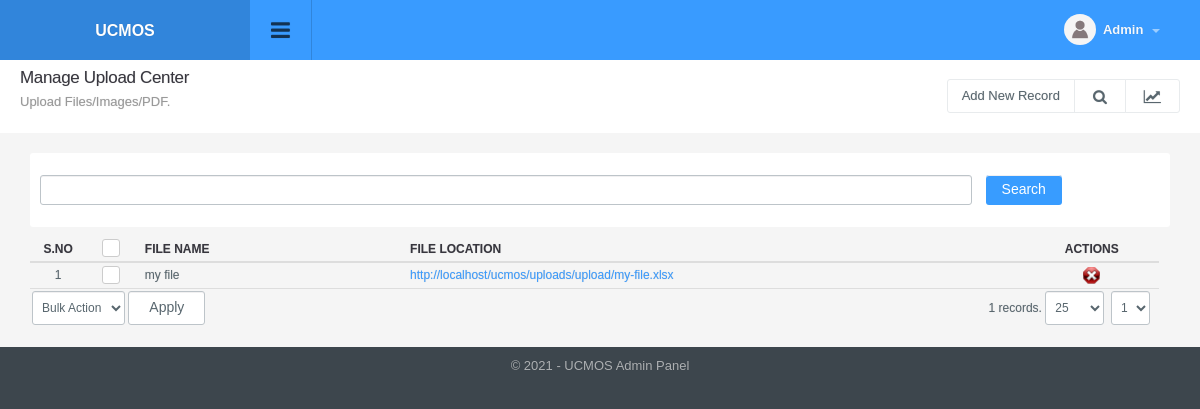
/upload_manage.php (signed in), run on the app's committed database.
### tables this page shows
CREATE TABLE `config_variable` (
  `id` int(11) NOT NULL,
  `config_type_id` int(11) NOT NULL,
  `title` varchar(512) NOT NULL,
  `notes` varchar(512) NOT NULL,
  `type` varchar(200) NOT NULL,
  `default_values` text NOT NULL,
  `key` varchar(200) NOT NULL,
  `value` text NOT NULL,
  `sortorder` int(11) NOT NULL
);

CREATE TABLE `uploads` (
  `id` int(11) NOT NULL,
  `filename` varchar(200) NOT NULL,
  `filelocation` varchar(200) NOT NULL
);

### include/utility.php (called while the page is built, shortened)
<?php
function get_config($var){
	global $dblink;
	$sql="select value from config_variable where `key`='".slash($var)."'";
	$resConfig=doquery($sql,$dblink);
	if(numrows($resConfig)>0){
		while($rowConfig=dofetch($resConfig))
			return unslash($rowConfig["value"]);
	}
}
$site_title=get_config("site_title");
$site_url=get_config("site_url");
$file_upload_url=$site_url."/uploads/";
function slash($str){
	if(!is_array($str))
		return utf8_encode(addslashes($str));
	else{
		for($i=0; $i<count($str); $i++)
			$str[$i]=slash($str[$i]);
		return $str;
	}
}
function unslash($str){
	return stripslashes(utf8_decode($str));
	}

### include/db.php (called while the page is built, shortened)
<?php
function doquery($qr,$lnk){
	@$res=mysqli_query($lnk,$qr) or die($qr." - ".mysqli_error($lnk));
	return $res;
}
function dofetch($rs){
	@$rec=mysqli_fetch_array($rs);
	return $rec;
}
function numrows($rs){
	return mysqli_num_rows($rs);
}

### modules/upload/list.php (the view, shortened to what this page needs)
<?php
$q="";
$extra='';
$is_search=false;
if(isset($_SESSION["upload_manage"]["q"]))
	$q=$_SESSION["upload_manage"]["q"];
else
	$q="";
?>
<div class="page-header">
	<h1 class="title">Manage Upload Center</h1>
  	<ol class="breadcrumb">
    	<li class="active">Upload Files/Images/PDF.</li>
  	</ol>
  	<div class="right">
    	<div class="btn-group" role="group" aria-label="...">
        	<a href="upload_manage.php?tab=add" class="btn btn-light editproject">Add New Record</a> <a id="topstats" class="btn btn-light" href="#"><i class="fa fa-search"></i></a> <a class="btn btn-light" href="#"><i class="fa fa-line-chart"></i></a>
        </div>
  	</div>
</div>
<ul class="topstats clearfix search_filter"<?php if($is_search) echo ' style="display: block"';?>>
	<li class="col-xs-12 col-lg-12 col-sm-12">
        <div>
        	<form class="form-horizontal" action="" method="get">
                <div class="col-sm-10 col-xs-8">
                  <input type="text" title="Enter String" value="<?php echo $q;?>" name="q" id="search" class="form-control" >
                </div>
                <div class="col-sm-1 col-xs-2">
                    <input type="submit" class="btn btn-default btn-l" value="Search" alt="Search Record" title="Search Record" />
                </div>
          	</form>
        </div>
  	</li>
</ul>
<div class="panel-body table-responsive">
	<table class="table table-hover list">
    	<thead>
            <tr>
                <th width="5%" class="text-center">S.no</th>
                <th class="text-center" width="5%"><div class="checkbox checkbox-primary">
                    <label for="select_all"></label></div></th>
                <th>File Name</th>
                <th>File Location</th>
                <th style="text-align:center">Actions</th>
            </tr>
    	</thead>
    	<tbody>
			<?php
			$sql="select * from uploads where 1 $extra order by id desc";
            $rs=show_page($rows, $pageNum, $sql);
            if(numrows($rs)>0){
                $sn=1;
                while($r=dofetch($rs)){
                    ?>
                    <tr>
                        <td class="text-center"><?php echo $sn;?></td>
                        <td class="text-center"><div class="checkbox margin-t-0 checkbox-primary">
                            <label for="<?php echo "rec_".$sn?>"></label></div>
                        </td>
                        <td><?php echo unslash($r["filename"]); ?></td>
                        <td><a href="<?php echo $file_upload_url."upload/".unslash($r["filelocation"]); ?>" target="_blank">
						<font><?php echo $file_upload_url."upload/".unslash($r["filelocation"]); ?></font></a>
                   		</td>
                        <td align="center">
                            <a onclick="return confirm('Are you sure you want to delete')" href="upload_manage.php?id=<?php echo $r['id'];?>&amp;tab=delete"><img title="Delete Record" alt="Delete" src="images/delete.png"></a>
                        </td>
                    </tr>
                    <?php
                    $sn++;
                }
                ?>
                <tr>
                    <td colspan="3" class="actions">
                        <select name="bulk_action" id="bulk_action" title="Choose Action">
                            <option value="null">Bulk Action</option>
                        </select>
                        <input type="button" name="apply" value="Apply" id="apply_bulk_action" class="btn btn-light" title="Apply Action"  />
                    </td>
                    <td colspan="2" class="paging" title="Paging" align="right"><?php echo pages_list($rows, "upload", $sql, $pageNum)?></td>
                </tr>
                <?php
            }
            else{
                ?>
                <tr>
                    <td colspan="8"  class="no-record">No Result Found</td>
                </tr>
                <?php
            }
            ?>
    	</tbody>
  	</table>
</div>

### include/header.php (shortened to what this page needs)
<!DOCTYPE html PUBLIC "-//W3C//DTD XHTML 1.0 Transitional//EN" "http://www.w3.org/TR/xhtml1/DTD/xhtml1-transitional.dtd">
<html xmlns="http://www.w3.org/1999/xhtml">
<head>
<link type="text/css" rel="stylesheet" href="css/font-awesome.min.css" />
<link type="text/css" rel="stylesheet" href="css/font-awesome.css" />
<link type="text/css" rel="stylesheet"  href="css/bootstrap.css" />
<link rel="stylesheet" href="css/bootstrap-datetimepicker.min.css" />
<link type="text/css" rel="stylesheet"  href="css/awesome-bootstrap-checkbox.css" />
<link href="css/general.css" type="text/css" rel="stylesheet" />
<link type="text/css" rel="stylesheet"  href="css/style.css" />
<link rel="stylesheet" href="//code.jquery.com/ui/1.12.1/themes/base/jquery-ui.css">
</head>
<body>
	<div id="wrapper" class="round_corners">
    	<div id="top" class="clearfix">
            <div class="applogo">
			<a href="index.php" class="logo"><?php $admin_logo=get_config("admin_logo"); if(empty($admin_logo)) echo $site_title; else { ?><img src="<?php echo $file_upload_root;?>config/<?php echo $admin_logo?>" /><?php }?></a>
            </div>
            <a class="sidebar-open-button" href="#"><i class="fa fa-bars"></i></a>
            <ul class="top-right">
            	<li class="dropdown link">
                	<a class="dropdown-toggle profilebox" data-toggle="dropdown" href="#">
                    	<img alt="img" src="images/profileimg-default.png">
                        <b><?php echo ucfirst((isset($_SESSION["logged_in_admin"]) && $_SESSION["logged_in_admin"]!="")?$_SESSION["logged_in_admin"]["name"]:"Guest");?></b>
                        <span class="caret"></span>
                    </a>
                </li>
           </ul>
        </div>
		<div class="content" style="margin-left:0">

### include/footer.php (shortened to what this page needs)
<div id="footer" class="bottom_round_corners">
	<div id="footer_content">
    	<address>&copy; <?php echo date("Y");?> - <?php echo $site_title; ?> Admin Panel</address>
    </div>
</div>
<link href="js/fancybox/jquery.fancybox.min.css" rel="stylesheet" type="text/css" />
<link href="js/chosen/chosen.css" rel="stylesheet" type="text/css" />
<link rel="stylesheet" type="text/css" href="css/angularjs-datetime-picker.css" />
</body>
</html>

### data on the page
config_variable: value "UCMOS"
uploads: filename "my file", filelocation "my-file.xlsx"
config_variable: value "http://localhost/ucmos/uploads/"

### other printed values
pages_list($rows, "upload", $sql, $pageNum) "1 records."
form field page "1"
